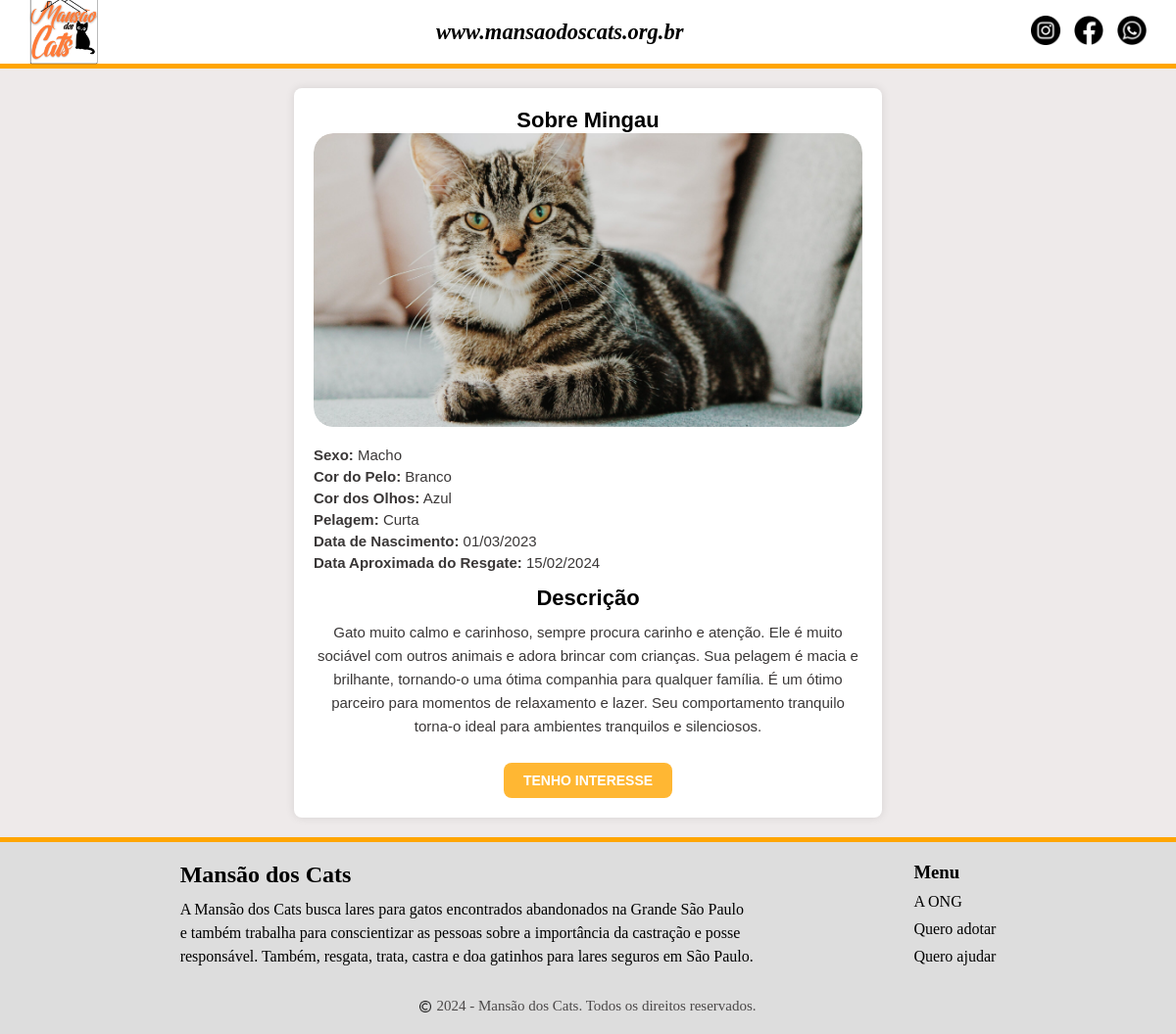
/pages/gatos.php?id=1, run on the app's committed database.
### tables this page shows
CREATE TABLE tb_gatos (
    id INT AUTO_INCREMENT PRIMARY KEY, 
    nome VARCHAR(100) NOT NULL,        
    sexo ENUM('Macho', 'Fêmea') NOT NULL, 
    cor_pelo VARCHAR(50) NOT NULL,    
    cor_olhos VARCHAR(50),            
    tm_pelagem ENUM('Curta', 'Média', 'Longa') NOT NULL, 
    dt_nasc_aprox DATE,               
    dt_resgate DATE NOT NULL,         
    desc_detalhada TEXT,              
    foto LONGBLOB DEFAULT NULL,       
    adotado BOOLEAN DEFAULT FALSE    
);

### pages/gatos.php (the view, shortened to what this page needs)
<?php
include('../config.php');
if (isset($_GET['id']) && is_numeric($_GET['id'])) {
  $id = intval($_GET['id']);
} else {
  echo "Nenhum gato selecionado.";
  exit;
}
if ($id) {
  $stmt = $conn->prepare("SELECT * FROM tb_gatos WHERE id = ?");
  $stmt->bind_param("s", $id);
  $stmt->execute();
  $result = $stmt->get_result();
  if ($result->num_rows > 0) {
    $gato = $result->fetch_assoc();
  } else {
    echo "Gato não encontrado.";
    exit;
  }
} else {
  echo "Nenhum gato selecionado.";
  exit;
}
?>
<!DOCTYPE html>
<html lang="pt-br">
<head>
  <link rel="stylesheet" href="../assets/styles/gatos.css">
</head>
<body>
  <?php include('../includes/header.php'); ?>
  <main>
  <div class="container">
    <h1>Sobre <?php echo htmlspecialchars($gato['nome']); ?></h1>
    <div class="box">
      <?php if (!empty($gato['foto'])): ?>
        <img src="<?php echo htmlspecialchars($gato['foto']); ?>" alt="Foto de <?php echo htmlspecialchars($gato['nome']); ?>">
      <?php else: ?>
        <p>Foto não disponível.</p>
      <?php endif; ?>
    </div>
    <ul>
      <li><strong>Sexo:</strong> <?php echo htmlspecialchars($gato['sexo']); ?></li>
      <li><strong>Cor do Pelo:</strong> <?php echo htmlspecialchars($gato['cor_pelo']); ?></li>
      <li><strong>Cor dos Olhos:</strong> <?php echo htmlspecialchars($gato['cor_olhos'] ?: 'Não informada'); ?></li>
      <li><strong>Pelagem:</strong> <?php echo htmlspecialchars($gato['tm_pelagem']); ?></li>
      <li><strong>Data de Nascimento:</strong> <?php
                                                echo $gato['dt_nasc_aprox'] ? date('d/m/Y', strtotime($gato['dt_nasc_aprox'])) : 'Não informada';
                                                ?></li>
      <li><strong>Data Aproximada do Resgate:</strong> <?php
                                                        echo date('d/m/Y', strtotime($gato['dt_resgate'])); ?></li>
    </ul>
    <div>
      <h2>Descrição</h2>
      <p><?php echo nl2br(htmlspecialchars($gato['desc_detalhada'])); ?></p>
    </div>
    <div class="interesse">
      <form action="formulario.php" method="POST">
        <button type="submit" class="btn-interesse">TENHO INTERESSE</button>
      </form>
    </div>
  </div>
</main>
  <?php include('../includes/footer.php'); ?>
</body>
</html>

### includes/header.php
<header>
  <div class="top-bar">
    <a href="index.php">
      <img src="../assets/images/logo.png" alt="Logo" class="logo">
    </a>
    <h2><a href="index.php">www.mansaodoscats.org.br</a></h2>
    <div class="social-icons">
      <a href="https://www.instagram.com/mansaodoscats/" target="_blank"><img src="../assets/images/instagram.png"
          alt="Instagram"></a>
      <a href="https://www.facebook.com/mansaodoscats?locale=pt_BR" target="_blank"><img
          src="../assets/images/facebook.png" alt="Facebook"></a>
      <a href="https://wa.me" target="_blank"><img src="../assets/images/whatsapp.png" alt="WhatsApp"></a>
    </div>
  </div>
</header>

### includes/footer.php
<section class="info">
  <div class="top-section">
    <div class="text-section">
      <h2>Mansão dos Cats</h2>
      <div class="description">
        <p>A Mansão dos Cats busca lares para gatos encontrados abandonados na Grande São Paulo<br>e
          também trabalha para conscientizar as pessoas sobre a importância da castração e
          posse<br>responsável. Também, resgata, trata, castra e doa gatinhos para lares seguros em
          São Paulo.</p>
      </div>
    </div>
    <div class="menu-section">
      <h3>Menu</h3>
      <div class="menu-buttons">
        <a href="ong.php" class="menu-button">A ONG</a>
        <a href="adotar.php" class="menu-button">Quero adotar</a>
        <a href="ajudar.php" class="menu-button">Quero ajudar</a>
      </div>
    </div>
  </div>
  <p class="copyright"><img src="../assets/images/copyright.png" alt="Copyright">2024 - Mansão dos Cats. Todos os
    direitos reservados.</p>
</section>

### assets/styles/gatos.css (style rules this page uses)
* { box-sizing: border-box; margin: 0; padding: 0; }
.top-bar { display: flex; justify-content: space-between; align-items: center; padding: 30px; font-family: cursive; font-style: italic; font-size: 15px; color: black; height: 70px; position: relative; border-bottom: 5px solid orange; background-color: white; }
.logo { width: 70px; height: auto; }
.top-bar h2 a { color: black; text-decoration: none; }
.social-icons img { width: 30px; margin-left: 10px; }
main { background-color: #eeeaea; padding: 20px; font-family: Arial, sans-serif; }
.container { max-width: 600px; margin: 0 auto; padding: 20px; background-color: white; box-shadow: 0 0 10px rgba(0, 0, 0, 0.1); border-radius: 8px; text-align: center; }
.container h1, .container h2 { color: #000000; font-size: 22px; font-family: Arial, sans-serif; }
.container .box { width: 100%; height: 300px; overflow: hidden; position: relative; text-align: center; border-radius: 20px; margin-bottom: 20px; }
.container .box img { width: 100%; height: 100%; object-fit: cover; border-radius: 20px; }
.container ul { list-style: none; padding: 0; margin: 15px 0; text-align: left; }
.container ul li { color: #3a3737; font-size: 15px; margin: 5px 0; }
.container div p { color: #3a3737; font-size: 15px; line-height: 1.6; margin: 10px 0; font-family: Arial, sans-serif; }
.btn-interesse { display: inline-block; padding: 10px 20px; font-size: 14px; font-weight: bold; color: white; background-color: rgba(255, 165, 0, 0.8); border: none; border-radius: 8px; cursor: pointer; text-decoration: none; transition: background-color 0.3s ease; margin-top: 15px; font-family: Arial, sans-serif; }
.info { padding: 20px; background-color: #dddddd; border-top: 5px solid orange; margin-top: 0; }
.top-section { display: flex; justify-content: space-evenly; width: 100%; max-width: 1200px; margin-bottom: 20px; color: #000000; }
.text-section h2 { margin: 0; font-weight: bold; }
.description p { margin: 10px 0; line-height: 1.5; }
.menu-section h3 { font-weight: bold; margin: 0; }
.menu-buttons { display: flex; flex-direction: column; gap: 10px; margin-top: 10px; }
.menu-button { text-decoration: none; color: #000000; }
.copyright { position: relative; margin-top: 10px; font-size: 15px; color: #4b4848; display: flex; align-items: center; justify-content: center; width: 100%; }
.copyright img { width: 12px; height: auto; margin-right: 5px; }

### data on the page
tb_gatos: nome "Mingau", foto+nome (picture), sexo "Macho", cor_pelo "Branco", cor_olhos "Azul", tm_pelagem "Curta", dt_nasc_aprox "01/03/2023", dt_resgate "15/02/2024", desc_detalhada "Gato muito calmo e carinhoso, sempre procura carinho e atenção. Ele é muito sociável com outros animais e adora brincar com crianças. Sua pelagem é macia e brilhante, tornando-o uma ótima companhia para qualquer família. É um ótimo parceiro para momentos de relaxamento e lazer. Seu comportamento tranquilo torna-o ideal para ambientes tranquilos e silenciosos."
